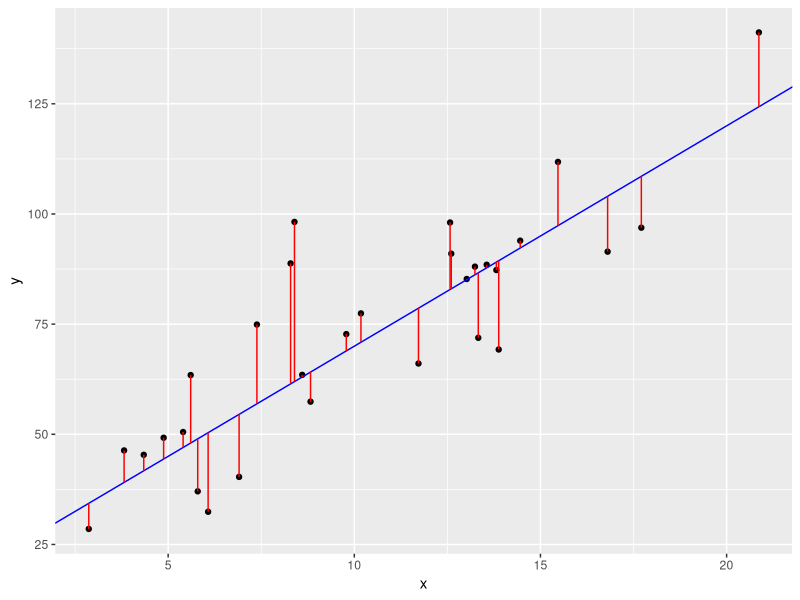

Here is the R script that generated this plot:
## ---- chunk 1
knitr::opts_chunk$set(echo = FALSE)
## ---- chunk 2
library(ggplot2)
df <- data.frame(x=rnorm(30, mean=10, sd=5))
df$y <- 20 + 5*df$x + rnorm(30, mean=0, sd=15)
ggplot(df, aes(x=x,y=y)) + 
	geom_point() + 
	geom_abline(intercept = 20, slope=5, color="blue") + 
	geom_segment((aes(xend=x, yend=20 + 5*df$x)), color="red")
